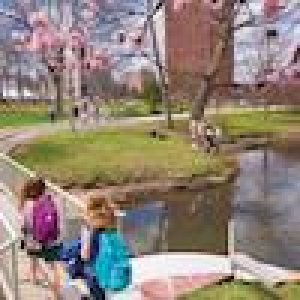
#> input picture Clustering/Data/umass_campus_100x100x3.jpg, 100 x 100 px (shown 3 times larger)
$ python run_me.py   (older library calls are emulated)
#> lines starting #> are read from the running program, lines starting #| are printed output that depends on the picture; long printed decimals are rounded
# Import modules

import numpy as np
from sklearn.cluster import KMeans
import matplotlib.pyplot as plt
from scipy import misc

def read_scene():
	data_x = misc.imread('../../Data/umass_campus_100x100x3.jpg')
#> data_x is the input picture: shape (100, 100, 3); mean R, G, B 145.5, 132.1, 120

	return (data_x)

if __name__ == '__main__':

	################################################
	# K-Means

	data_x = read_scene()
	print('X = ', data_x.shape)
#| X =  (100, 100, 3)

	data_xx = data_x.ravel().reshape(data_x.shape[0] * data_x.shape[1], data_x.shape[2])
	print('Flattened image = ', data_xx.shape)
#| Flattened image =  (10000, 3)

	print('Implement k-means here ...')

	fig1, axarr = plt.subplots(3, 3, figsize=(12, 12))  # rows, columns, figure size

	# plot the original image
	axarr[0, 0].set_title("Original Image")
	axarr[0, 0].set_xticks([])  # tell the ticks to go away
	axarr[0, 0].set_yticks([])
	axarr[0, 0].imshow(data_x)
	av = np.mean(data_xx, axis=0)
#> av = [145.5, 132.1, 120]

	num_clusters = np.array([2, 5, 10, 25, 50, 75, 100, 200])
	err_km = np.zeros((num_clusters.size))
	per_var_ex = np.zeros((num_clusters.size, 3));
	for i in range(len(num_clusters)):

		# Do your clustering
		out = np.uint8(np.zeros((10000, 3)))
		n = num_clusters[i]
		kmeans = KMeans(n_clusters=n, random_state=0).fit(data_xx)
		pred = kmeans.labels_
		cents = kmeans.cluster_centers_

		# Reconstruct the image using your clusters
		for x in range(0, n):
			out[np.argwhere(pred == x)] = np.uint8(cents[x])

		recon_error = np.sqrt(np.mean((out - data_xx) ** 2))
		print('K-means, number of clusters:', n)
		print('K-means, reconstruction error:', recon_error)
		err_km[i] = recon_error

		recon_img = out.ravel().reshape(data_x.shape[0], data_x.shape[1], data_x.shape[2])
		# I called mine recon_image. It should be the same .shape as flattened_image

		row = np.int(np.floor((i + 1) / 3))
		col = np.int(i - 3 * row + 1)
		# Plot the reconstructed image
		# I made a helper function to get the row,col from the iteration variable i
		axarr[row, col].set_xticks([])  # tell the ticks to go away
		axarr[row, col].set_yticks([])
		axarr[row, col].set_title("K-means: " + str(n))
		axarr[row, col].imshow(misc.toimage(recon_img.reshape(data_x.shape)))
		exp_var = np.sum((out - av) ** 2, axis=0)
		unexp_var = np.sum((out - data_xx) ** 2, axis=0)
		per_var_ex[i, :] = exp_var / unexp_var
#> this loop made 8 passes
#> (recon_error, exp_var, unexp_var) on passes 2 to 8: (9.32, [16932796.7, 17070056.5, 23538034.1], [860253, 855455, 888475]), (8.73, [20588527.1, 18989836.1, 25477552.1], [766605, 714506, 805303]), (7.64, [21744327.3, 19545236.2, 26802771.5], [601660, 539258, 609603]), (6.72, [22080970.5, 20030796, 27294540.2], [455323, 431793, 466508]), (6.17, [22266632.8, 20129535.4, 27597781.5], [382730, 353907, 407143]), (5.69, [22359054.8, 20165530, 27631360], [323987, 305165, 343644]), (4.64, [22522941.2, 20352842.4, 27744799.2], [214808, 214540, 217716])
#> (cents, recon_error, exp_var, unexp_var) on pass 1: ([[120.8, 107.9, 89.49], [192.4, 178.1, 177.9]], 9.94, [11740356.2, 11416181.9, 17535854.5], [1000664, 984712, 979691])
#| K-means, reconstruction error: 9.942
#| K-means, reconstruction error: 9.317
#| K-means, reconstruction error: 8.730
#| K-means, reconstruction error: 7.639
#| K-means, reconstruction error: 6.717
#| K-means, reconstruction error: 6.175
#| K-means, reconstruction error: 5.694
#| K-means, reconstruction error: 4.644
#> after the loop, err_km = [9.94, 9.32, 8.73, 7.64, 6.72, 6.17, 5.69, 4.64]; per_var_ex = [[11.73, 11.59, 17.9], [19.68, 19.95, 26.49], [26.86, 26.58, 31.64], [36.14, 36.24, 43.97], [48.5, 46.39, 58.51], [58.18, 56.88, 67.78], [69.01, 66.08, 80.41], [104.9, 94.87, 127.4]]
plt.show()
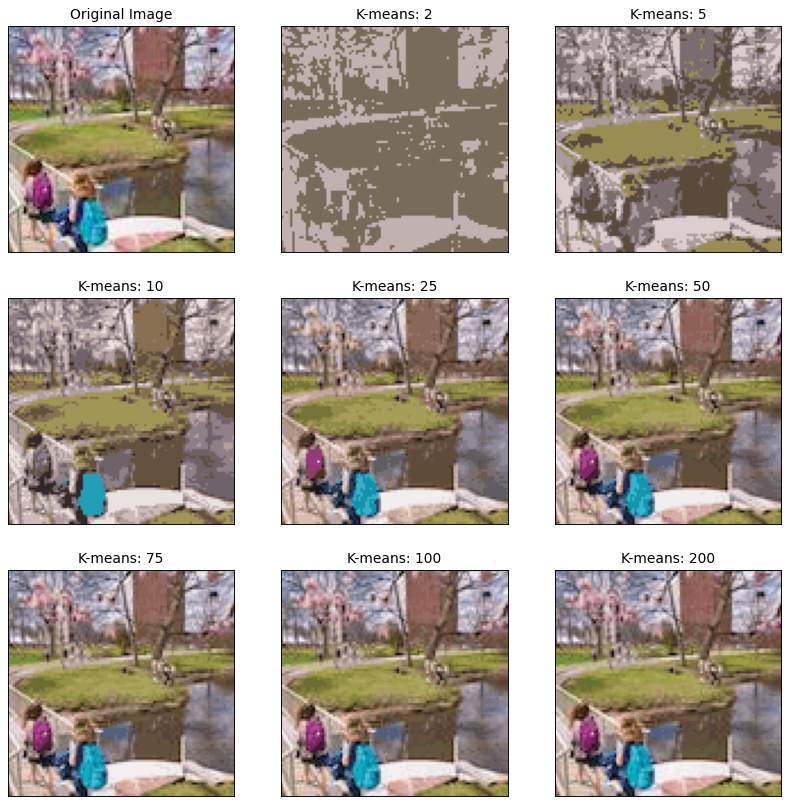
#> figure drawn by matplotlib, 9 panels

### Elbow plot
plt.figure()
plt.plot(num_clusters, np.mean(per_var_ex,axis=1))
#ax1.ylabel('Percentage of Variance Explained ')
#ax1.xlabel('Number of Clusters')
plt.show()
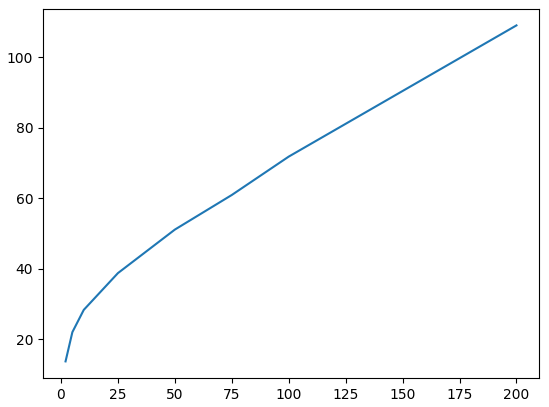
#> figure drawn by matplotlib, 1 panel

###### Do HAC
from sklearn.cluster import AgglomerativeClustering
plt.figure()
fig2, axarr = plt.subplots(3, 3, figsize=(12, 12))  # rows, columns, figure size

# plot the original image
axarr[0, 0].set_title("Original Image")
axarr[0, 0].set_xticks([])  # tell the ticks to go away
axarr[0, 0].set_yticks([])
axarr[0, 0].imshow(data_x)

num_clusters = np.array([2, 5, 10, 25, 50, 75, 100, 200])
# num_clusters=np.array([25,200])
err_hac = np.zeros((num_clusters.size))
per_var_ex = np.zeros((num_clusters.size, 3));
av = np.mean(data_xx, axis=0)

for i in range(len(num_clusters)):

    # Do your clustering
    out2 = np.uint8(np.zeros((10000, 3)))
    out = np.uint8(np.zeros((10000, 3)))
    n = num_clusters[i]
    print('HAC, number of clusters:', n)
#> (the run stopped early here; a loop or call above may not have finished)
